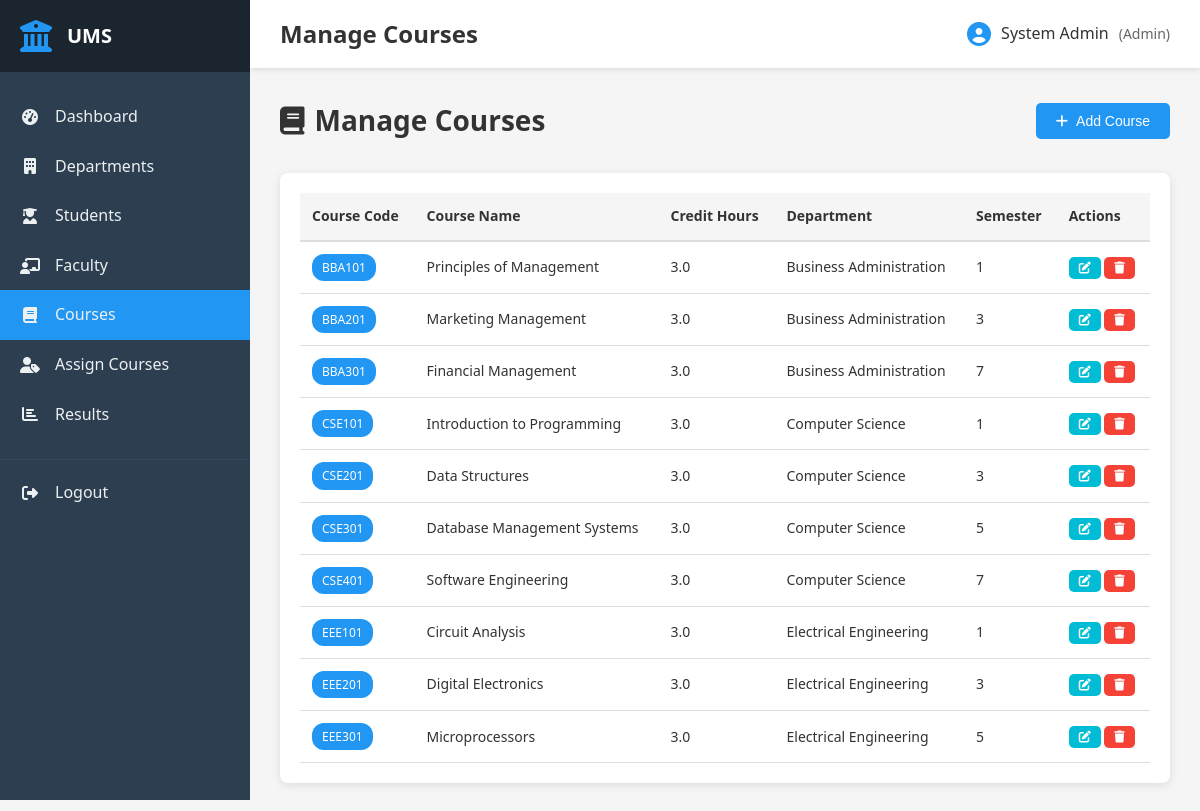
The page /admin/courses.php (signed in) on the database its author committed.
### tables this page shows
CREATE TABLE courses (
    id INT AUTO_INCREMENT PRIMARY KEY,
    course_code VARCHAR(20) NOT NULL UNIQUE,
    course_name VARCHAR(150) NOT NULL,
    credit DECIMAL(3,1) NOT NULL,
    department_id INT,
    semester INT NOT NULL,
    created_at TIMESTAMP DEFAULT CURRENT_TIMESTAMP,
    FOREIGN KEY (department_id) REFERENCES departments(id) ON DELETE SET NULL
);

CREATE TABLE departments (
    id INT AUTO_INCREMENT PRIMARY KEY,
    name VARCHAR(100) NOT NULL,
    code VARCHAR(10) NOT NULL UNIQUE,
    created_at TIMESTAMP DEFAULT CURRENT_TIMESTAMP
);

### includes/functions.php (called while the page is built, shortened)
<?php
function clean($data) {
    return htmlspecialchars($data, ENT_QUOTES, 'UTF-8');
}
?>

### admin/courses.php (the view, shortened to what this page needs)
<?php
require_once __DIR__ . '/../includes/functions.php';
$courses = $conn->query("
    SELECT c.*, d.name as dept_name
    FROM courses c
    LEFT JOIN departments d ON c.department_id = d.id
    ORDER BY c.course_code
");
include __DIR__ . '/../includes/header.php';
?>
<div class="page-header">
    <h2><i class="fas fa-book"></i> Manage Courses</h2>
    <button class="btn btn-primary" onclick="document.getElementById('addModal').style.display='block'">
        <i class="fas fa-plus"></i> Add Course
    </button>
</div>
<div class="content-card">
    <div class="card-body">
        <div class="table-responsive">
            <table class="data-table">
                <thead>
                    <tr>
                        <th>Course Code</th>
                        <th>Course Name</th>
                        <th>Credit Hours</th>
                        <th>Department</th>
                        <th>Semester</th>
                        <th>Actions</th>
                    </tr>
                </thead>
                <tbody>
                    <?php while ($course = $courses->fetch_assoc()): ?>
                    <tr>
                        <td><span class="badge badge-primary"><?php echo clean($course['course_code']); ?></span></td>
                        <td><?php echo clean($course['course_name']); ?></td>
                        <td><?php echo $course['credit']; ?></td>
                        <td><?php echo clean($course['dept_name'] ?? 'N/A'); ?></td>
                        <td><?php echo $course['semester']; ?></td>
                        <td>
                            <a href="?edit=<?php echo $course['id']; ?>" class="btn btn-sm btn-info">
                                <i class="fas fa-edit"></i>
                            </a>
                            <a href="?delete=<?php echo $course['id']; ?>" class="btn btn-sm btn-danger"
                               onclick="return confirm('Are you sure?')">
                                <i class="fas fa-trash"></i>
                            </a>
                        </td>
                    </tr>
                    <?php endwhile; ?>
                </tbody>
            </table>
        </div>
    </div>
</div>
<?php include __DIR__ . '/../includes/footer.php'; ?>

### assets/css/style.css (style rules this page uses)
* { margin: 0; padding: 0; box-sizing: border-box; }
:root { --primary-color: #2196F3; --secondary-color: #1976D2; --success-color: #4CAF50; --danger-color: #f44336; --warning-color: #FF9800; --info-color: #00BCD4; --dark-color: #333; --light-color: #f5f5f5; --border-color: #ddd; --sidebar-width: 250px; }
body { font-family: 'Segoe UI', Tahoma, Geneva, Verdana, sans-serif; background: #f5f5f5; color: #333; line-height: 1.6; }
.content-card { background: white; border-radius: 8px; box-shadow: 0 2px 10px rgba(0,0,0,0.1); margin-bottom: 20px; overflow: hidden; }
.card-body { padding: 20px; }
.table-responsive { overflow-x: auto; }
.data-table { width: 100%; border-collapse: collapse; font-size: 14px; }
.data-table thead { background: #f5f5f5; }
.data-table th { padding: 12px; text-align: left; font-weight: 600; color: var(--dark-color); border-bottom: 2px solid var(--border-color); }
.data-table td { padding: 12px; border-bottom: 1px solid var(--border-color); }
.btn { padding: 10px 20px; border: none; border-radius: 5px; font-size: 14px; cursor: pointer; display: inline-flex; align-items: center; gap: 8px; transition: all 0.3s ease; text-decoration: none; font-weight: 500; }
.btn-primary { background: var(--primary-color); color: white; }
.btn-danger { background: var(--danger-color); color: white; }
.btn-info { background: var(--info-color); color: white; }
.btn-sm { padding: 5px 10px; font-size: 12px; }
.badge { display: inline-block; padding: 4px 10px; border-radius: 12px; font-size: 12px; font-weight: 500; }
.badge-primary { background: var(--primary-color); color: white; }
.page-header { display: flex; justify-content: space-between; align-items: center; margin-bottom: 30px; }
.page-header h2 { font-size: 28px; color: var(--dark-color); display: flex; align-items: center; gap: 10px; }

### rows shown on the page
courses: course_code "BBA101", course_name "Principles of Management", credit "3.0", department.name "Business Administration", semester "1"
courses: course_code "BBA201", course_name "Marketing Management", credit "3.0", department.name "Business Administration", semester "3"
courses: course_code "BBA301", course_name "Financial Management", credit "3.0", department.name "Business Administration", semester "7"
courses: course_code "CSE101", course_name "Introduction to Programming", credit "3.0", department.name "Computer Science", semester "1"
courses: course_code "CSE201", course_name "Data Structures", credit "3.0", department.name "Computer Science", semester "3"
courses: course_code "CSE301", course_name "Database Management Systems", credit "3.0", department.name "Computer Science", semester "5"
courses: course_code "CSE401", course_name "Software Engineering", credit "3.0", department.name "Computer Science", semester "7"
courses: course_code "EEE101", course_name "Circuit Analysis", credit "3.0", department.name "Electrical Engineering", semester "1"
courses: course_code "EEE201", course_name "Digital Electronics", credit "3.0", department.name "Electrical Engineering", semester "3"
courses: course_code "EEE301", course_name "Microprocessors", credit "3.0", department.name "Electrical Engineering", semester "5"

### other values the page prints
$page_title "Manage Courses"
$_SESSION['name'] "System Admin"
$_SESSION['role'] "Admin"
